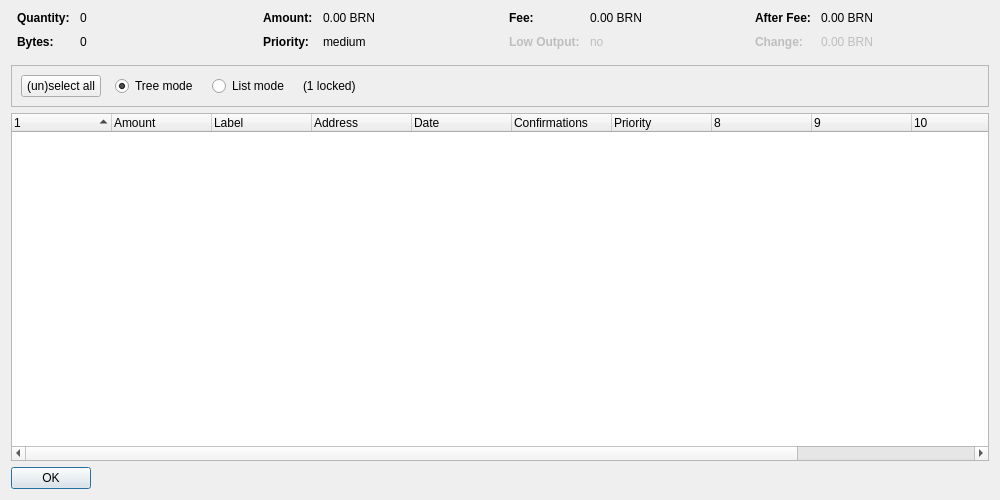
<?xml version="1.0" encoding="UTF-8"?>
<ui version="4.0">
 <class>CoinControlDialog</class>
 <widget class="QDialog" name="CoinControlDialog">
  <property name="geometry">
   <rect>
    <x>0</x>
    <y>0</y>
    <width>1000</width>
    <height>500</height>
   </rect>
  </property>
  <property name="windowTitle">
   <string>Coin Control Address Selection</string>
  </property>
  <layout class="QVBoxLayout" name="verticalLayout">
   <item>
    <layout class="QHBoxLayout" name="horizontalLayoutTop" stretch="0,0,0,0">
     <property name="topMargin">
      <number>0</number>
     </property>
     <property name="bottomMargin">
      <number>10</number>
     </property>
     <item>
      <layout class="QFormLayout" name="formLayoutCoinControl1">
       <property name="horizontalSpacing">
        <number>10</number>
       </property>
       <property name="verticalSpacing">
        <number>10</number>
       </property>
       <property name="leftMargin">
        <number>6</number>
       </property>
       <property name="rightMargin">
        <number>6</number>
       </property>
       <item row="0" column="0">
        <widget class="QLabel" name="labelCoinControlQuantityText">
         <property name="font">
          <font>
           <weight>75</weight>
           <bold>true</bold>
          </font>
         </property>
         <property name="text">
          <string>Quantity:</string>
         </property>
        </widget>
       </item>
       <item row="0" column="1">
        <widget class="QLabel" name="labelCoinControlQuantity">
         <property name="cursor">
          <cursorShape>IBeamCursor</cursorShape>
         </property>
         <property name="contextMenuPolicy">
          <enum>Qt::ActionsContextMenu</enum>
         </property>
         <property name="text">
          <string notr="true">0</string>
         </property>
         <property name="textInteractionFlags">
          <set>Qt::LinksAccessibleByMouse|Qt::TextSelectableByKeyboard|Qt::TextSelectableByMouse</set>
         </property>
        </widget>
       </item>
       <item row="1" column="0">
        <widget class="QLabel" name="labelCoinControlBytesText">
         <property name="font">
          <font>
           <weight>75</weight>
           <bold>true</bold>
          </font>
         </property>
         <property name="text">
          <string>Bytes:</string>
         </property>
        </widget>
       </item>
       <item row="1" column="1">
        <widget class="QLabel" name="labelCoinControlBytes">
         <property name="cursor">
          <cursorShape>IBeamCursor</cursorShape>
         </property>
         <property name="contextMenuPolicy">
          <enum>Qt::ActionsContextMenu</enum>
         </property>
         <property name="text">
          <string notr="true">0</string>
         </property>
         <property name="textInteractionFlags">
          <set>Qt::LinksAccessibleByMouse|Qt::TextSelectableByKeyboard|Qt::TextSelectableByMouse</set>
         </property>
        </widget>
       </item>
      </layout>
     </item>
     <item>
      <layout class="QFormLayout" name="formLayoutCoinControl2">
       <property name="horizontalSpacing">
        <number>10</number>
       </property>
       <property name="verticalSpacing">
        <number>10</number>
       </property>
       <property name="leftMargin">
        <number>6</number>
       </property>
       <property name="rightMargin">
        <number>6</number>
       </property>
       <item row="0" column="0">
        <widget class="QLabel" name="labelCoinControlAmountText">
         <property name="font">
          <font>
           <weight>75</weight>
           <bold>true</bold>
          </font>
         </property>
         <property name="text">
          <string>Amount:</string>
         </property>
        </widget>
       </item>
       <item row="0" column="1">
        <widget class="QLabel" name="labelCoinControlAmount">
         <property name="cursor">
          <cursorShape>IBeamCursor</cursorShape>
         </property>
         <property name="contextMenuPolicy">
          <enum>Qt::ActionsContextMenu</enum>
         </property>
         <property name="text">
          <string notr="true">0.00 BRN</string>
         </property>
         <property name="textInteractionFlags">
          <set>Qt::LinksAccessibleByMouse|Qt::TextSelectableByKeyboard|Qt::TextSelectableByMouse</set>
         </property>
        </widget>
       </item>
       <item row="1" column="0">
        <widget class="QLabel" name="labelCoinControlPriorityText">
         <property name="font">
          <font>
           <weight>75</weight>
           <bold>true</bold>
          </font>
         </property>
         <property name="text">
          <string>Priority:</string>
         </property>
        </widget>
       </item>
       <item row="1" column="1">
        <widget class="QLabel" name="labelCoinControlPriority">
         <property name="cursor">
          <cursorShape>IBeamCursor</cursorShape>
         </property>
         <property name="contextMenuPolicy">
          <enum>Qt::ActionsContextMenu</enum>
         </property>
         <property name="text">
          <string notr="true">medium</string>
         </property>
         <property name="textInteractionFlags">
          <set>Qt::LinksAccessibleByMouse|Qt::TextSelectableByKeyboard|Qt::TextSelectableByMouse</set>
         </property>
        </widget>
       </item>
      </layout>
     </item>
     <item>
      <layout class="QFormLayout" name="formLayoutCoinControl3">
       <property name="horizontalSpacing">
        <number>10</number>
       </property>
       <property name="verticalSpacing">
        <number>10</number>
       </property>
       <property name="leftMargin">
        <number>6</number>
       </property>
       <property name="rightMargin">
        <number>6</number>
       </property>
       <item row="0" column="0">
        <widget class="QLabel" name="labelCoinControlFeeText">
         <property name="font">
          <font>
           <weight>75</weight>
           <bold>true</bold>
          </font>
         </property>
         <property name="text">
          <string>Fee:</string>
         </property>
        </widget>
       </item>
       <item row="0" column="1">
        <widget class="QLabel" name="labelCoinControlFee">
         <property name="cursor">
          <cursorShape>IBeamCursor</cursorShape>
         </property>
         <property name="contextMenuPolicy">
          <enum>Qt::ActionsContextMenu</enum>
         </property>
         <property name="text">
          <string notr="true">0.00 BRN</string>
         </property>
         <property name="textInteractionFlags">
          <set>Qt::LinksAccessibleByMouse|Qt::TextSelectableByKeyboard|Qt::TextSelectableByMouse</set>
         </property>
        </widget>
       </item>
       <item row="1" column="0">
        <widget class="QLabel" name="labelCoinControlLowOutputText">
         <property name="enabled">
          <bool>false</bool>
         </property>
         <property name="font">
          <font>
           <weight>75</weight>
           <bold>true</bold>
          </font>
         </property>
         <property name="text">
          <string>Low Output:</string>
         </property>
        </widget>
       </item>
       <item row="1" column="1">
        <widget class="QLabel" name="labelCoinControlLowOutput">
         <property name="enabled">
          <bool>false</bool>
         </property>
         <property name="cursor">
          <cursorShape>IBeamCursor</cursorShape>
         </property>
         <property name="contextMenuPolicy">
          <enum>Qt::ActionsContextMenu</enum>
         </property>
         <property name="text">
          <string notr="true">no</string>
         </property>
         <property name="textInteractionFlags">
          <set>Qt::LinksAccessibleByMouse|Qt::TextSelectableByKeyboard|Qt::TextSelectableByMouse</set>
         </property>
        </widget>
       </item>
      </layout>
     </item>
     <item>
      <layout class="QFormLayout" name="formLayoutCoinControl4">
       <property name="horizontalSpacing">
        <number>10</number>
       </property>
       <property name="verticalSpacing">
        <number>10</number>
       </property>
       <property name="leftMargin">
        <number>6</number>
       </property>
       <property name="rightMargin">
        <number>6</number>
       </property>
       <item row="0" column="0">
        <widget class="QLabel" name="labelCoinControlAfterFeeText">
         <property name="font">
          <font>
           <weight>75</weight>
           <bold>true</bold>
          </font>
         </property>
         <property name="text">
          <string>After Fee:</string>
         </property>
        </widget>
       </item>
       <item row="0" column="1">
        <widget class="QLabel" name="labelCoinControlAfterFee">
         <property name="cursor">
          <cursorShape>IBeamCursor</cursorShape>
         </property>
         <property name="contextMenuPolicy">
          <enum>Qt::ActionsContextMenu</enum>
         </property>
         <property name="text">
          <string notr="true">0.00 BRN</string>
         </property>
         <property name="textInteractionFlags">
          <set>Qt::LinksAccessibleByMouse|Qt::TextSelectableByKeyboard|Qt::TextSelectableByMouse</set>
         </property>
        </widget>
       </item>
       <item row="1" column="0">
        <widget class="QLabel" name="labelCoinControlChangeText">
         <property name="enabled">
          <bool>false</bool>
         </property>
         <property name="font">
          <font>
           <weight>75</weight>
           <bold>true</bold>
          </font>
         </property>
         <property name="text">
          <string>Change:</string>
         </property>
        </widget>
       </item>
       <item row="1" column="1">
        <widget class="QLabel" name="labelCoinControlChange">
         <property name="enabled">
          <bool>false</bool>
         </property>
         <property name="cursor">
          <cursorShape>IBeamCursor</cursorShape>
         </property>
         <property name="contextMenuPolicy">
          <enum>Qt::ActionsContextMenu</enum>
         </property>
         <property name="text">
          <string notr="true">0.00 BRN</string>
         </property>
         <property name="textInteractionFlags">
          <set>Qt::LinksAccessibleByMouse|Qt::TextSelectableByKeyboard|Qt::TextSelectableByMouse</set>
         </property>
        </widget>
       </item>
      </layout>
     </item>
    </layout>
   </item>
   <item>
    <widget class="QFrame" name="frame">
     <property name="minimumSize">
      <size>
       <width>0</width>
       <height>40</height>
      </size>
     </property>
     <property name="frameShape">
      <enum>QFrame::StyledPanel</enum>
     </property>
     <property name="frameShadow">
      <enum>QFrame::Sunken</enum>
     </property>
     <layout class="QHBoxLayout" name="horizontalLayout">
      <item>
       <layout class="QHBoxLayout" name="horizontalLayoutPanel" stretch="0,0,0,0,0">
        <property name="spacing">
         <number>14</number>
        </property>
        <item>
         <widget class="QPushButton" name="pushButtonSelectAll">
          <property name="sizePolicy">
           <sizepolicy hsizetype="Maximum" vsizetype="Fixed">
            <horstretch>0</horstretch>
            <verstretch>0</verstretch>
           </sizepolicy>
          </property>
          <property name="text">
           <string>(un)select all</string>
          </property>
         </widget>
        </item>
        <item>
         <widget class="QRadioButton" name="radioTreeMode">
          <property name="sizePolicy">
           <sizepolicy hsizetype="Maximum" vsizetype="Fixed">
            <horstretch>0</horstretch>
            <verstretch>0</verstretch>
           </sizepolicy>
          </property>
          <property name="text">
           <string>Tree mode</string>
          </property>
          <property name="checked">
           <bool>true</bool>
          </property>
         </widget>
        </item>
        <item>
         <widget class="QRadioButton" name="radioListMode">
          <property name="sizePolicy">
           <sizepolicy hsizetype="Maximum" vsizetype="Fixed">
            <horstretch>0</horstretch>
            <verstretch>0</verstretch>
           </sizepolicy>
          </property>
          <property name="text">
           <string>List mode</string>
          </property>
         </widget>
        </item>
        <item>
         <widget class="QLabel" name="labelLocked">
          <property name="text">
           <string notr="true">(1 locked)</string>
          </property>
         </widget>
        </item>
        <item>
         <spacer name="horizontalSpacer">
          <property name="orientation">
           <enum>Qt::Horizontal</enum>
          </property>
          <property name="sizeHint" stdset="0">
           <size>
            <width>40</width>
            <height>20</height>
           </size>
          </property>
         </spacer>
        </item>
       </layout>
      </item>
     </layout>
    </widget>
   </item>
   <item>
    <widget class="CoinControlTreeWidget" name="treeWidget">
     <property name="contextMenuPolicy">
      <enum>Qt::CustomContextMenu</enum>
     </property>
     <property name="sortingEnabled">
      <bool>false</bool>
     </property>
     <property name="columnCount">
      <number>12</number>
     </property>
     <attribute name="headerShowSortIndicator" stdset="0">
      <bool>true</bool>
     </attribute>
     <attribute name="headerStretchLastSection">
      <bool>false</bool>
     </attribute>
     <column>
      <property name="text">
       <string/>
      </property>
     </column>
     <column>
      <property name="text">
       <string>Amount</string>
      </property>
     </column>
     <column>
      <property name="text">
       <string notr="true">Label</string>
      </property>
     </column>
     <column>
      <property name="text">
       <string>Address</string>
      </property>
     </column>
     <column>
      <property name="text">
       <string>Date</string>
      </property>
     </column>
     <column>
      <property name="text">
       <string>Confirmations</string>
      </property>
      <property name="toolTip">
       <string>Confirmed</string>
      </property>
     </column>
     <column>
      <property name="text">
       <string>Priority</string>
      </property>
     </column>
     <column>
      <property name="text">
       <string/>
      </property>
     </column>
     <column>
      <property name="text">
       <string/>
      </property>
     </column>
     <column>
      <property name="text">
       <string/>
      </property>
     </column>
     <column>
      <property name="text">
       <string/>
      </property>
     </column>
     <column>
      <property name="text">
       <string/>
      </property>
     </column>
    </widget>
   </item>
   <item>
    <widget class="QDialogButtonBox" name="buttonBox">
     <property name="sizePolicy">
      <sizepolicy hsizetype="Maximum" vsizetype="Fixed">
       <horstretch>0</horstretch>
       <verstretch>0</verstretch>
      </sizepolicy>
     </property>
     <property name="orientation">
      <enum>Qt::Horizontal</enum>
     </property>
     <property name="standardButtons">
      <set>QDialogButtonBox::Ok</set>
     </property>
    </widget>
   </item>
  </layout>
 </widget>
 <customwidgets>
  <customwidget>
   <class>CoinControlTreeWidget</class>
   <extends>QTreeWidget</extends>
   <header>coincontroltreewidget.h</header>
  </customwidget>
 </customwidgets>
 <resources/>
 <connections/>
</ui>
